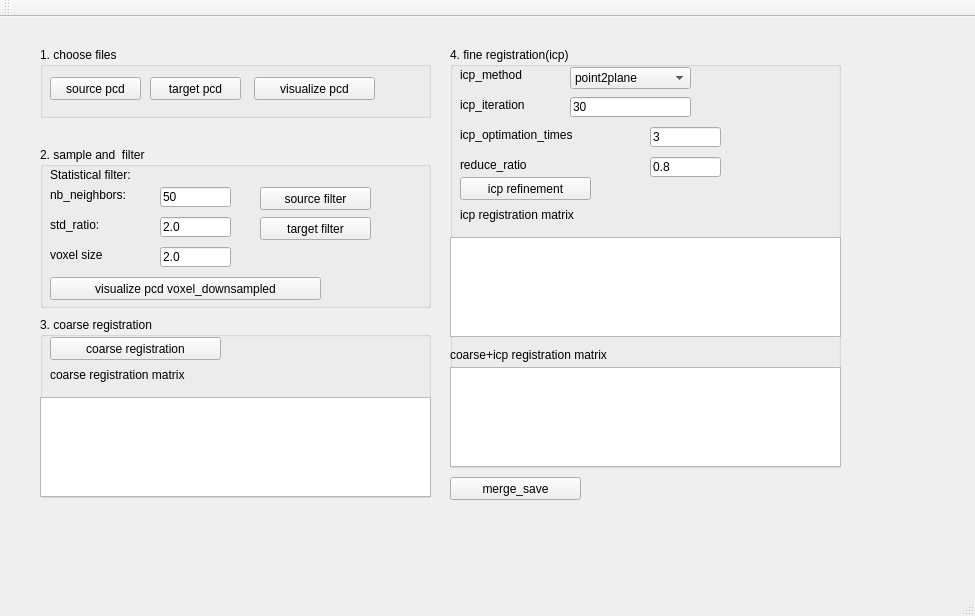
<?xml version="1.0" encoding="UTF-8"?>
<ui version="4.0">
 <class>open3d_qtClass</class>
 <widget class="QMainWindow" name="open3d_qtClass">
  <property name="geometry">
   <rect>
    <x>0</x>
    <y>0</y>
    <width>975</width>
    <height>616</height>
   </rect>
  </property>
  <property name="windowTitle">
   <string>registration_qt</string>
  </property>
  <widget class="QWidget" name="centralWidget">
   <widget class="QGroupBox" name="groupBox">
    <property name="geometry">
     <rect>
      <x>450</x>
      <y>30</y>
      <width>391</width>
      <height>421</height>
     </rect>
    </property>
    <property name="title">
     <string>4. fine registration(icp)</string>
    </property>
    <widget class="QLabel" name="label_5">
     <property name="geometry">
      <rect>
       <x>10</x>
       <y>20</y>
       <width>121</width>
       <height>16</height>
      </rect>
     </property>
     <property name="text">
      <string>icp_method</string>
     </property>
    </widget>
    <widget class="QComboBox" name="comboBox_icp_method">
     <property name="geometry">
      <rect>
       <x>120</x>
       <y>20</y>
       <width>121</width>
       <height>22</height>
      </rect>
     </property>
     <property name="currentText">
      <string>point2plane</string>
     </property>
     <property name="currentIndex">
      <number>1</number>
     </property>
     <item>
      <property name="text">
       <string>point2point</string>
      </property>
     </item>
     <item>
      <property name="text">
       <string>point2plane</string>
      </property>
     </item>
     <item>
      <property name="text">
       <string>G-ICP</string>
      </property>
     </item>
    </widget>
    <widget class="QPushButton" name="pushButton_icp">
     <property name="geometry">
      <rect>
       <x>10</x>
       <y>130</y>
       <width>131</width>
       <height>23</height>
      </rect>
     </property>
     <property name="text">
      <string>icp refinement</string>
     </property>
    </widget>
    <widget class="QLabel" name="label_7">
     <property name="geometry">
      <rect>
       <x>10</x>
       <y>160</y>
       <width>171</width>
       <height>16</height>
      </rect>
     </property>
     <property name="text">
      <string>icp registration matrix</string>
     </property>
    </widget>
    <widget class="QTextEdit" name="textEdit_matrix_icp">
     <property name="geometry">
      <rect>
       <x>0</x>
       <y>190</y>
       <width>391</width>
       <height>100</height>
      </rect>
     </property>
    </widget>
    <widget class="QLabel" name="label_8">
     <property name="geometry">
      <rect>
       <x>10</x>
       <y>50</y>
       <width>121</width>
       <height>16</height>
      </rect>
     </property>
     <property name="text">
      <string>icp_iteration</string>
     </property>
    </widget>
    <widget class="QLineEdit" name="lineEdit_icp_iteration">
     <property name="geometry">
      <rect>
       <x>120</x>
       <y>50</y>
       <width>121</width>
       <height>20</height>
      </rect>
     </property>
     <property name="text">
      <string>30</string>
     </property>
    </widget>
    <widget class="QTextEdit" name="textEdit_matrix_final">
     <property name="geometry">
      <rect>
       <x>0</x>
       <y>320</y>
       <width>391</width>
       <height>100</height>
      </rect>
     </property>
    </widget>
    <widget class="QLabel" name="label_9">
     <property name="geometry">
      <rect>
       <x>0</x>
       <y>300</y>
       <width>191</width>
       <height>16</height>
      </rect>
     </property>
     <property name="text">
      <string>coarse+icp registration matrix</string>
     </property>
    </widget>
    <widget class="QLineEdit" name="lineEdit_icp_optimation_times">
     <property name="geometry">
      <rect>
       <x>200</x>
       <y>80</y>
       <width>71</width>
       <height>20</height>
      </rect>
     </property>
     <property name="text">
      <string>3</string>
     </property>
    </widget>
    <widget class="QLabel" name="label_11">
     <property name="geometry">
      <rect>
       <x>10</x>
       <y>80</y>
       <width>171</width>
       <height>16</height>
      </rect>
     </property>
     <property name="text">
      <string>icp_optimation_times</string>
     </property>
    </widget>
    <widget class="QLabel" name="label_17">
     <property name="geometry">
      <rect>
       <x>10</x>
       <y>110</y>
       <width>171</width>
       <height>16</height>
      </rect>
     </property>
     <property name="text">
      <string>reduce_ratio</string>
     </property>
    </widget>
    <widget class="QLineEdit" name="lineEdit_reduce_ratio">
     <property name="geometry">
      <rect>
       <x>200</x>
       <y>110</y>
       <width>71</width>
       <height>20</height>
      </rect>
     </property>
     <property name="text">
      <string>0.8</string>
     </property>
    </widget>
   </widget>
   <widget class="QGroupBox" name="groupBox_2">
    <property name="geometry">
     <rect>
      <x>40</x>
      <y>30</y>
      <width>391</width>
      <height>71</height>
     </rect>
    </property>
    <property name="title">
     <string>1. choose files</string>
    </property>
    <widget class="QPushButton" name="pushButton_target">
     <property name="geometry">
      <rect>
       <x>110</x>
       <y>30</y>
       <width>91</width>
       <height>23</height>
      </rect>
     </property>
     <property name="text">
      <string>target pcd</string>
     </property>
    </widget>
    <widget class="QPushButton" name="pushButton_source">
     <property name="geometry">
      <rect>
       <x>10</x>
       <y>30</y>
       <width>91</width>
       <height>23</height>
      </rect>
     </property>
     <property name="text">
      <string>source pcd</string>
     </property>
    </widget>
    <widget class="QPushButton" name="pushButton_visualize">
     <property name="geometry">
      <rect>
       <x>214</x>
       <y>30</y>
       <width>121</width>
       <height>23</height>
      </rect>
     </property>
     <property name="text">
      <string>visualize pcd</string>
     </property>
    </widget>
   </widget>
   <widget class="QGroupBox" name="groupBox_3">
    <property name="geometry">
     <rect>
      <x>40</x>
      <y>300</y>
      <width>391</width>
      <height>181</height>
     </rect>
    </property>
    <property name="title">
     <string>3. coarse registration </string>
    </property>
    <widget class="QLabel" name="label_6">
     <property name="geometry">
      <rect>
       <x>10</x>
       <y>50</y>
       <width>221</width>
       <height>16</height>
      </rect>
     </property>
     <property name="text">
      <string>coarse registration matrix</string>
     </property>
    </widget>
    <widget class="QPushButton" name="pushButton_fpfh">
     <property name="geometry">
      <rect>
       <x>10</x>
       <y>20</y>
       <width>171</width>
       <height>23</height>
      </rect>
     </property>
     <property name="text">
      <string>coarse registration</string>
     </property>
    </widget>
    <widget class="QTextEdit" name="textEdit_matrix_init">
     <property name="geometry">
      <rect>
       <x>0</x>
       <y>80</y>
       <width>391</width>
       <height>100</height>
      </rect>
     </property>
    </widget>
   </widget>
   <widget class="QPushButton" name="pushButton_merge_save">
    <property name="geometry">
     <rect>
      <x>450</x>
      <y>460</y>
      <width>131</width>
      <height>23</height>
     </rect>
    </property>
    <property name="text">
     <string>merge_save</string>
    </property>
   </widget>
   <widget class="QGroupBox" name="groupBox_4">
    <property name="geometry">
     <rect>
      <x>40</x>
      <y>130</y>
      <width>391</width>
      <height>161</height>
     </rect>
    </property>
    <property name="title">
     <string>2. sample and  filter</string>
    </property>
    <widget class="QLineEdit" name="lineEdit_voxel_size">
     <property name="geometry">
      <rect>
       <x>120</x>
       <y>100</y>
       <width>71</width>
       <height>20</height>
      </rect>
     </property>
     <property name="text">
      <string>2.0</string>
     </property>
    </widget>
    <widget class="QLabel" name="label">
     <property name="geometry">
      <rect>
       <x>10</x>
       <y>100</y>
       <width>101</width>
       <height>16</height>
      </rect>
     </property>
     <property name="text">
      <string>voxel size</string>
     </property>
    </widget>
    <widget class="QPushButton" name="pushButton_visualize_dowmsampled">
     <property name="geometry">
      <rect>
       <x>10</x>
       <y>130</y>
       <width>271</width>
       <height>23</height>
      </rect>
     </property>
     <property name="text">
      <string>visualize pcd voxel_downsampled</string>
     </property>
    </widget>
    <widget class="QLineEdit" name="lineEdit_nb_neighbors">
     <property name="geometry">
      <rect>
       <x>120</x>
       <y>40</y>
       <width>71</width>
       <height>20</height>
      </rect>
     </property>
     <property name="text">
      <string>50</string>
     </property>
    </widget>
    <widget class="QLabel" name="label_3">
     <property name="geometry">
      <rect>
       <x>10</x>
       <y>20</y>
       <width>111</width>
       <height>16</height>
      </rect>
     </property>
     <property name="text">
      <string>Statistical filter:</string>
     </property>
    </widget>
    <widget class="QLabel" name="label_4">
     <property name="geometry">
      <rect>
       <x>10</x>
       <y>40</y>
       <width>111</width>
       <height>16</height>
      </rect>
     </property>
     <property name="text">
      <string>nb_neighbors:</string>
     </property>
    </widget>
    <widget class="QLabel" name="label_10">
     <property name="geometry">
      <rect>
       <x>10</x>
       <y>70</y>
       <width>111</width>
       <height>16</height>
      </rect>
     </property>
     <property name="text">
      <string>std_ratio:</string>
     </property>
    </widget>
    <widget class="QLineEdit" name="lineEdit_std_ratio">
     <property name="geometry">
      <rect>
       <x>120</x>
       <y>70</y>
       <width>71</width>
       <height>20</height>
      </rect>
     </property>
     <property name="text">
      <string>2.0</string>
     </property>
    </widget>
    <widget class="QPushButton" name="pushButton_source_filter">
     <property name="geometry">
      <rect>
       <x>220</x>
       <y>40</y>
       <width>111</width>
       <height>23</height>
      </rect>
     </property>
     <property name="text">
      <string>source filter</string>
     </property>
    </widget>
    <widget class="QPushButton" name="pushButton_target_filter">
     <property name="geometry">
      <rect>
       <x>220</x>
       <y>70</y>
       <width>111</width>
       <height>23</height>
      </rect>
     </property>
     <property name="text">
      <string>target filter</string>
     </property>
    </widget>
   </widget>
  </widget>
  <widget class="QMenuBar" name="menuBar">
   <property name="geometry">
    <rect>
     <x>0</x>
     <y>0</y>
     <width>975</width>
     <height>26</height>
    </rect>
   </property>
  </widget>
  <widget class="QToolBar" name="mainToolBar">
   <attribute name="toolBarArea">
    <enum>TopToolBarArea</enum>
   </attribute>
   <attribute name="toolBarBreak">
    <bool>false</bool>
   </attribute>
  </widget>
  <widget class="QStatusBar" name="statusBar"/>
 </widget>
 <layoutdefault spacing="6" margin="11"/>
 <resources>
  <include location="registration_qt.qrc"/>
 </resources>
 <connections/>
</ui>
